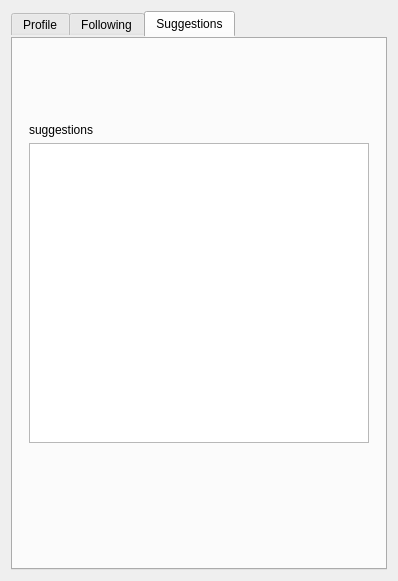
<?xml version="1.0" encoding="UTF-8"?>
<ui version="4.0">
 <class>home</class>
 <widget class="QDialog" name="home">
  <property name="geometry">
   <rect>
    <x>0</x>
    <y>0</y>
    <width>398</width>
    <height>581</height>
   </rect>
  </property>
  <property name="sizePolicy">
   <sizepolicy hsizetype="Preferred" vsizetype="Preferred">
    <horstretch>0</horstretch>
    <verstretch>0</verstretch>
   </sizepolicy>
  </property>
  <property name="minimumSize">
   <size>
    <width>100</width>
    <height>0</height>
   </size>
  </property>
  <property name="windowTitle">
   <string>Dialog</string>
  </property>
  <layout class="QVBoxLayout" name="verticalLayout">
   <item>
    <widget class="QTabWidget" name="tabWidget">
     <property name="minimumSize">
      <size>
       <width>200</width>
       <height>0</height>
      </size>
     </property>
     <property name="styleSheet">
      <string notr="true">#tabWidget:hover

{
background-color:rgb(0, 79, 122);
}
#tabWidget
{
border:1px rgb(53, 53, 53);
border-radius:5px;

font: 75 9pt &quot;MS Shell Dlg 2&quot;;
}</string>
     </property>
     <property name="tabPosition">
      <enum>QTabWidget::North</enum>
     </property>
     <property name="tabShape">
      <enum>QTabWidget::Rounded</enum>
     </property>
     <property name="currentIndex">
      <number>2</number>
     </property>
     <property name="iconSize">
      <size>
       <width>20</width>
       <height>20</height>
      </size>
     </property>
     <property name="elideMode">
      <enum>Qt::ElideNone</enum>
     </property>
     <property name="usesScrollButtons">
      <bool>true</bool>
     </property>
     <property name="documentMode">
      <bool>false</bool>
     </property>
     <widget class="QWidget" name="profile">
      <attribute name="title">
       <string>Profile</string>
      </attribute>
      <layout class="QVBoxLayout" name="verticalLayout_2">
       <item>
        <layout class="QHBoxLayout" name="horizontalLayout">
         <property name="topMargin">
          <number>0</number>
         </property>
         <property name="rightMargin">
          <number>0</number>
         </property>
         <property name="bottomMargin">
          <number>10</number>
         </property>
         <item>
          <widget class="QWidget" name="verticalWidget_2" native="true">
           <property name="sizePolicy">
            <sizepolicy hsizetype="Fixed" vsizetype="Fixed">
             <horstretch>100</horstretch>
             <verstretch>0</verstretch>
            </sizepolicy>
           </property>
           <property name="minimumSize">
            <size>
             <width>150</width>
             <height>150</height>
            </size>
           </property>
           <property name="styleSheet">
            <string notr="true">border-image:url(:/image/p.png)</string>
           </property>
           <layout class="QVBoxLayout" name="verticalLayout_5"/>
          </widget>
         </item>
         <item>
          <layout class="QVBoxLayout" name="verticalLayout_6">
           <property name="topMargin">
            <number>0</number>
           </property>
           <item>
            <layout class="QHBoxLayout" name="horizontalLayout_2">
             <item>
              <spacer name="horizontalSpacer">
               <property name="orientation">
                <enum>Qt::Horizontal</enum>
               </property>
               <property name="sizeHint" stdset="0">
                <size>
                 <width>40</width>
                 <height>20</height>
                </size>
               </property>
              </spacer>
             </item>
             <item>
              <widget class="QPushButton" name="edit">
               <property name="minimumSize">
                <size>
                 <width>50</width>
                 <height>50</height>
                </size>
               </property>
               <property name="maximumSize">
                <size>
                 <width>50</width>
                 <height>50</height>
                </size>
               </property>
               <property name="styleSheet">
                <string notr="true">#edit:hover

{
background-color:rgb(0, 79, 122);
}
#edit
{
border:1px rgb(53, 53, 53);
border-radius:5px;

font: 75 9pt &quot;MS Shell Dlg 2&quot;;
}</string>
               </property>
               <property name="text">
                <string/>
               </property>
               <property name="icon">
                <iconset resource="resource.qrc">
                 <normaloff>:/image/images.png</normaloff>:/image/images.png</iconset>
               </property>
               <property name="iconSize">
                <size>
                 <width>25</width>
                 <height>25</height>
                </size>
               </property>
               <property name="autoDefault">
                <bool>false</bool>
               </property>
              </widget>
             </item>
            </layout>
           </item>
           <item>
            <layout class="QVBoxLayout" name="verticalLayout_7">
             <property name="leftMargin">
              <number>30</number>
             </property>
             <property name="topMargin">
              <number>0</number>
             </property>
             <property name="rightMargin">
              <number>0</number>
             </property>
             <property name="bottomMargin">
              <number>0</number>
             </property>
             <item>
              <widget class="QLabel" name="name">
               <property name="styleSheet">
                <string notr="true">font: 75 11pt &quot;MS Shell Dlg 2&quot;;</string>
               </property>
               <property name="text">
                <string>TextLabel</string>
               </property>
              </widget>
             </item>
             <item>
              <widget class="QLabel" name="post">
               <property name="styleSheet">
                <string notr="true">font: 9pt &quot;MS Shell Dlg 2&quot;;</string>
               </property>
               <property name="text">
                <string>TextLabel</string>
               </property>
               <property name="margin">
                <number>2</number>
               </property>
              </widget>
             </item>
             <item>
              <spacer name="verticalSpacer_2">
               <property name="orientation">
                <enum>Qt::Vertical</enum>
               </property>
               <property name="sizeHint" stdset="0">
                <size>
                 <width>20</width>
                 <height>40</height>
                </size>
               </property>
              </spacer>
             </item>
            </layout>
           </item>
          </layout>
         </item>
        </layout>
       </item>
       <item>
        <widget class="Line" name="line">
         <property name="orientation">
          <enum>Qt::Horizontal</enum>
         </property>
        </widget>
       </item>
       <item>
        <widget class="QLabel" name="birth">
         <property name="styleSheet">
          <string notr="true">font: 9pt &quot;MS Shell Dlg 2&quot;;</string>
         </property>
         <property name="text">
          <string>TextLabel</string>
         </property>
         <property name="margin">
          <number>8</number>
         </property>
        </widget>
       </item>
       <item>
        <widget class="QLabel" name="uni_loc">
         <property name="styleSheet">
          <string notr="true">font: 9pt &quot;MS Shell Dlg 2&quot;;</string>
         </property>
         <property name="text">
          <string>TextLabel</string>
         </property>
         <property name="margin">
          <number>8</number>
         </property>
        </widget>
       </item>
       <item>
        <widget class="QLabel" name="field">
         <property name="styleSheet">
          <string notr="true">font: 9pt &quot;MS Shell Dlg 2&quot;;</string>
         </property>
         <property name="text">
          <string>TextLabel</string>
         </property>
         <property name="margin">
          <number>8</number>
         </property>
        </widget>
       </item>
       <item>
        <widget class="QLabel" name="wplace">
         <property name="styleSheet">
          <string notr="true">font: 9pt &quot;MS Shell Dlg 2&quot;;</string>
         </property>
         <property name="text">
          <string>TextLabel</string>
         </property>
         <property name="margin">
          <number>8</number>
         </property>
        </widget>
       </item>
       <item>
        <widget class="QLabel" name="special">
         <property name="styleSheet">
          <string notr="true">font: 9pt &quot;MS Shell Dlg 2&quot;;</string>
         </property>
         <property name="text">
          <string>TextLabel</string>
         </property>
         <property name="margin">
          <number>8</number>
         </property>
        </widget>
       </item>
       <item>
        <widget class="QTextEdit" name="sp_txt">
         <property name="sizePolicy">
          <sizepolicy hsizetype="Preferred" vsizetype="Preferred">
           <horstretch>0</horstretch>
           <verstretch>0</verstretch>
          </sizepolicy>
         </property>
         <property name="minimumSize">
          <size>
           <width>100</width>
           <height>100</height>
          </size>
         </property>
         <property name="styleSheet">
          <string notr="true">font: 9pt &quot;MS Shell Dlg 2&quot;;</string>
         </property>
        </widget>
       </item>
       <item>
        <spacer name="verticalSpacer">
         <property name="orientation">
          <enum>Qt::Vertical</enum>
         </property>
         <property name="sizeHint" stdset="0">
          <size>
           <width>20</width>
           <height>40</height>
          </size>
         </property>
        </spacer>
       </item>
      </layout>
     </widget>
     <widget class="QWidget" name="following">
      <attribute name="title">
       <string>Following</string>
      </attribute>
      <layout class="QVBoxLayout" name="verticalLayout_3">
       <property name="topMargin">
        <number>11</number>
       </property>
       <item>
        <layout class="QHBoxLayout" name="horizontalLayout_3">
         <property name="topMargin">
          <number>0</number>
         </property>
         <item>
          <widget class="QWidget" name="horizontalWidget_2" native="true">
           <property name="sizePolicy">
            <sizepolicy hsizetype="Fixed" vsizetype="Fixed">
             <horstretch>0</horstretch>
             <verstretch>0</verstretch>
            </sizepolicy>
           </property>
           <property name="minimumSize">
            <size>
             <width>150</width>
             <height>150</height>
            </size>
           </property>
           <property name="styleSheet">
            <string notr="true">border-image:url(:/image/p.png)</string>
           </property>
           <layout class="QHBoxLayout" name="horizontalLayout_4"/>
          </widget>
         </item>
         <item>
          <layout class="QVBoxLayout" name="verticalLayout_4">
           <property name="leftMargin">
            <number>20</number>
           </property>
           <property name="topMargin">
            <number>0</number>
           </property>
           <item>
            <widget class="QLabel" name="fname">
             <property name="styleSheet">
              <string notr="true">font: 75 11pt &quot;MS Shell Dlg 2&quot;;</string>
             </property>
             <property name="text">
              <string>TextLabel</string>
             </property>
            </widget>
           </item>
           <item>
            <widget class="QLabel" name="follow">
             <property name="styleSheet">
              <string notr="true">font: 9pt &quot;MS Shell Dlg 2&quot;;</string>
             </property>
             <property name="text">
              <string>TextLabel</string>
             </property>
            </widget>
           </item>
           <item>
            <spacer name="verticalSpacer_3">
             <property name="orientation">
              <enum>Qt::Vertical</enum>
             </property>
             <property name="sizeType">
              <enum>QSizePolicy::Fixed</enum>
             </property>
             <property name="sizeHint" stdset="0">
              <size>
               <width>20</width>
               <height>20</height>
              </size>
             </property>
            </spacer>
           </item>
          </layout>
         </item>
        </layout>
       </item>
       <item>
        <widget class="QLabel" name="label_3">
         <property name="styleSheet">
          <string notr="true">font: 75 10pt &quot;MS Shell Dlg 2&quot;;</string>
         </property>
         <property name="text">
          <string>Following:</string>
         </property>
         <property name="margin">
          <number>8</number>
         </property>
        </widget>
       </item>
       <item>
        <widget class="QListWidget" name="connections">
         <property name="sizePolicy">
          <sizepolicy hsizetype="Expanding" vsizetype="Expanding">
           <horstretch>0</horstretch>
           <verstretch>0</verstretch>
          </sizepolicy>
         </property>
         <property name="minimumSize">
          <size>
           <width>200</width>
           <height>0</height>
          </size>
         </property>
         <property name="maximumSize">
          <size>
           <width>410</width>
           <height>16777215</height>
          </size>
         </property>
        </widget>
       </item>
      </layout>
     </widget>
     <widget class="QWidget" name="suggestions">
      <attribute name="title">
       <string>Suggestions</string>
      </attribute>
      <layout class="QVBoxLayout" name="verticalLayout_8">
       <item>
        <widget class="QWidget" name="pr" native="true">
         <layout class="QVBoxLayout" name="verticalLayout_9">
          <property name="topMargin">
           <number>1</number>
          </property>
          <property name="bottomMargin">
           <number>1</number>
          </property>
          <item>
           <widget class="QWidget" name="verticalWidget" native="true">
            <property name="sizePolicy">
             <sizepolicy hsizetype="Preferred" vsizetype="Fixed">
              <horstretch>0</horstretch>
              <verstretch>0</verstretch>
             </sizepolicy>
            </property>
            <property name="minimumSize">
             <size>
              <width>200</width>
              <height>70</height>
             </size>
            </property>
            <property name="styleSheet">
             <string notr="true">border-image:url(:/image/download.png)</string>
            </property>
            <layout class="QVBoxLayout" name="verticalLayout_10">
             <property name="topMargin">
              <number>50</number>
             </property>
            </layout>
           </widget>
          </item>
          <item>
           <widget class="QLabel" name="label">
            <property name="text">
             <string>suggestions</string>
            </property>
            <property name="margin">
             <number>8</number>
            </property>
           </widget>
          </item>
          <item>
           <widget class="QListWidget" name="suggest">
            <property name="sizePolicy">
             <sizepolicy hsizetype="Expanding" vsizetype="Fixed">
              <horstretch>0</horstretch>
              <verstretch>0</verstretch>
             </sizepolicy>
            </property>
            <property name="minimumSize">
             <size>
              <width>0</width>
              <height>300</height>
             </size>
            </property>
           </widget>
          </item>
          <item>
           <spacer name="verticalSpacer_4">
            <property name="orientation">
             <enum>Qt::Vertical</enum>
            </property>
            <property name="sizeHint" stdset="0">
             <size>
              <width>20</width>
              <height>40</height>
             </size>
            </property>
           </spacer>
          </item>
         </layout>
        </widget>
       </item>
      </layout>
     </widget>
    </widget>
   </item>
  </layout>
 </widget>
 <resources>
  <include location="resource.qrc"/>
 </resources>
 <connections/>
</ui>
